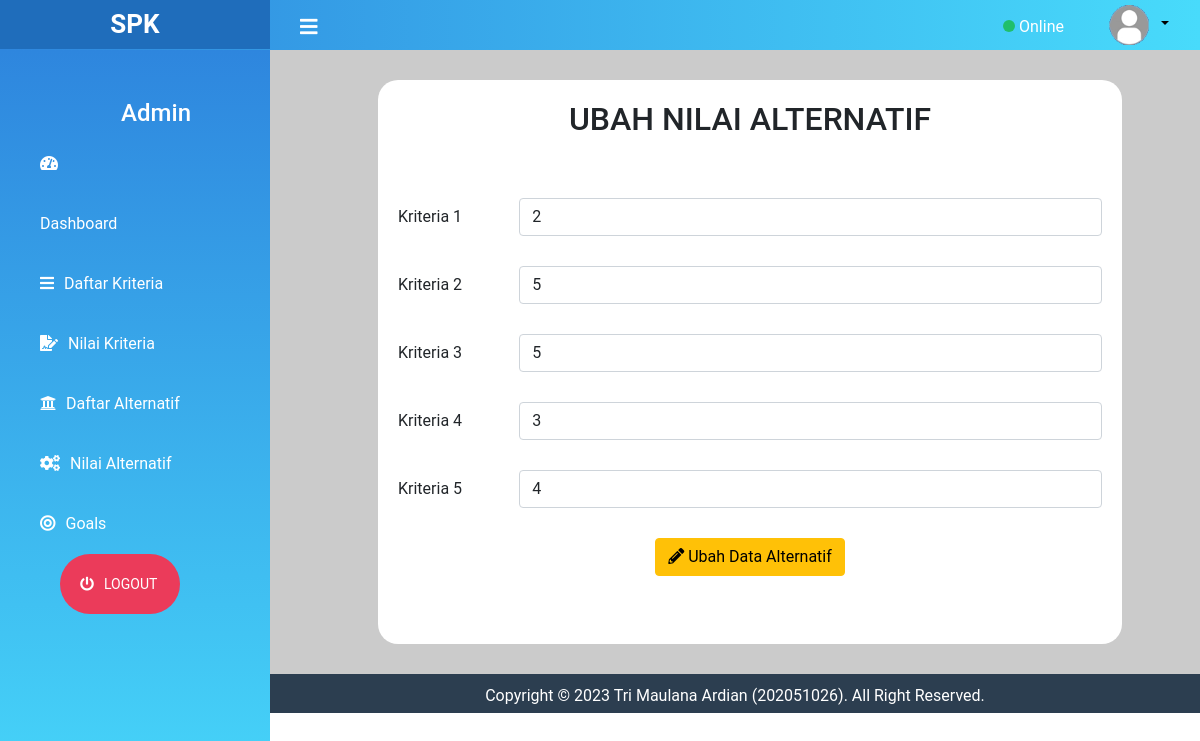
The page /index.php?page=ubahNAlternatif&id=1 (signed in) on the database its author committed.
### tables this page shows
CREATE TABLE `dalternatif` (
  `id_alternatif` int(11) NOT NULL,
  `nama` varchar(100) NOT NULL,
  `C1` int(5) NOT NULL,
  `C2` int(5) NOT NULL,
  `C3` int(5) NOT NULL,
  `C4` int(5) NOT NULL,
  `C5` int(5) NOT NULL
);

### UNalternatif.php (the view, shortened to what this page needs)
<div class="content-tambahDkriteria">
<h2>UBAH NILAI ALTERNATIF</h2>
<?php
$ambil_data = $conn->query("SELECT * FROM dalternatif WHERE id_alternatif='$_GET[id]'");
$hasil = $ambil_data->fetch_assoc();
?>
    <form action="" method="POST">
        <div class="form-group row jarak-hubungi">
            <label class="col-sm-2 col-form-label jarak-hubungi">Kriteria 1</label>
            <div class="col-sm-10 jarak-hubungi">
            <input type="text" class="form-control" id="id1" name="id1" value="<?php echo $hasil['C1']; ?>">
            </div>
            <label class="col-sm-2 col-form-label jarak-hubungi">Kriteria 2</label>
            <div class="col-sm-10 jarak-hubungi">
            <input type="text" class="form-control" id="id2" name="id2" value="<?php echo $hasil['C2']; ?>">
            </div>
            <label class="col-sm-2 col-form-label jarak-hubungi">Kriteria 3</label>
            <div class="col-sm-10 jarak-hubungi">
            <input type="text" class="form-control" id="id3" name="id3" value="<?php echo $hasil['C3']; ?>">
            </div>
            <label class="col-sm-2 col-form-label jarak-hubungi">Kriteria 4</label>
            <div class="col-sm-10 jarak-hubungi">
            <input type="text" class="form-control" id="id4" name="id4" value="<?php echo $hasil['C4']; ?>">
            </div>
            <label class="col-sm-2 col-form-label jarak-hubungi">Kriteria 5</label>
            <div class="col-sm-10 jarak-hubungi">
            <input type="text" class="form-control" id="id5" name="id5" value="<?php echo $hasil['C5']; ?>">
            </div>
        </div>
        <div class="form-group jarak-hubungi">
        <center><button class="btn btn-warning" name="ubah"><i class="fas fa-pencil-alt"></i>&nbsp;Ubah Data Alternatif</button></center>
        </div>
    </form>
    <br/><br/>
</div>

### css/style1.css (style rules this page uses)
body { margin :0; padding :0; font-family: "Roboto", sans-serif; }
.jarak-hubungi { margin-top: 30px; }
.content-tambahDkriteria { width: 80%; padding: 20px; margin-left: 108px; margin-top: 30px; margin-bottom: 20px; background-color: #fff; min-height: 476px; border-radius: 20px; }
.content-tambahDkriteria h2 { text-align: center; }

### rows shown on the page
dalternatif: id1 "2", id2 "5", id3 "5", id4 "3", id5 "4"
